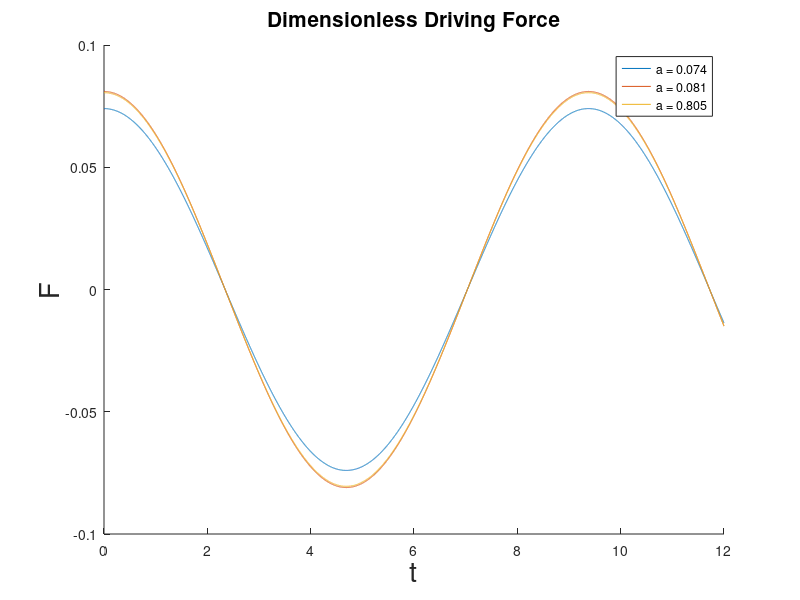

MATLAB code for this plot:
clc;
clear;
format long e
% 
% x0 = -0.19;
% C = 0.0173;
% x = -2.0;
% dx = 0.0001;
% del = sin(2 * pi * abs(x0)) + sin(4 * pi * abs(x0))
% v_list = [];
% x_list = [];
% 
% while(x<2)
%   v = C - ((sin(2 * pi * (x - x0)) + (0.25 * sin(4 * pi * (x - x0)))) / (4 * (pi^2) * del));
%   
%   v_list = [v_list;v];
%   x_list = [x_list;x];
%   
%   x = x + dx;
% end
% 
% 
% plot(x_list,v_list,'r')
% 
% title('Dimensionless Ratchet Potential','fontsize',15)
% xlabel('x','fontsize',20)
% ylabel('V','fontsize',20)

t = [0:0.001:12];
a1 = 0.074;
a2 = 0.081;
a3 = 0.0805;
w = 0.67;


F_a1 = a1*cos(w*t);
F_a2 = a2*cos(w*t);
F_a3 = a3*cos(w*t);

figure(2)
hold on;
plot(t,F_a1)
plot(t,F_a2)
plot(t,F_a3)

title('Dimensionless Driving Force','fontsize',15)
xlabel('t','fontsize',20)
ylabel('F','fontsize',20)
legend('a = 0.074','a = 0.081','a = 0.805')
